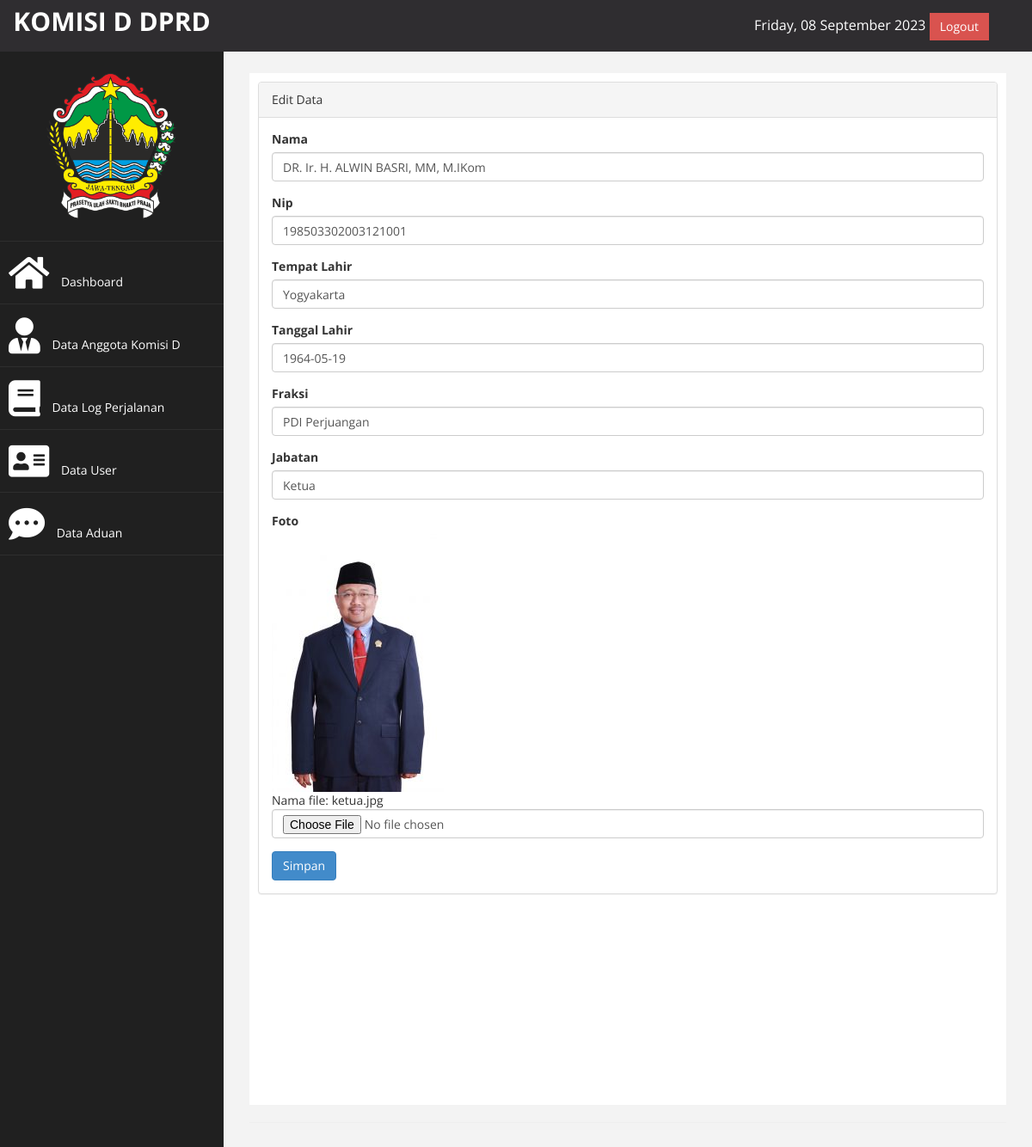
Page /index.php?page=anggota&aksi=edit&id=1 (signed in) on the committed database.
### tables this page shows
CREATE TABLE `tb_anggota` (
  `id` int(11) NOT NULL,
  `nama` varchar(100) NOT NULL,
  `nip` varchar(100) NOT NULL,
  `tempat_lahir` varchar(100) NOT NULL,
  `tanggal_lahir` date NOT NULL,
  `fraksi` varchar(100) NOT NULL,
  `jabatan` varchar(100) NOT NULL,
  `file_name` varchar(100) NOT NULL,
  `type` varchar(100) NOT NULL,
  `size` varchar(100) NOT NULL
);

### page/anggota/edit.php (the view, shortened to what this page needs)
<?php
$id = $_GET['id'];
$sql = $koneksi->query("select * from tb_anggota where id='$id'");
$tampil = $sql->fetch_assoc();
?>
<div class="panel panel-default">
    <div class="panel-heading">
        Edit Data
    </div>
    <div class="panel-body">
        <div class="row">
            <div class="col-md-12">
                <form method="POST" enctype="multipart/form-data">
                    <div class="form-group">
                        <label>Nama</label>
                        <input class="form-control" name="nama" value="<?php echo $tampil['nama']; ?>">
                    </div>
                    <div class="form-group">
                        <label>Nip</label>
                        <input class="form-control" name="nip" value="<?php echo $tampil['nip']; ?>" />
                    </div>
                    <div class="form-group">
                        <label>Tempat Lahir</label>
                        <input class="form-control" name="tempat_lahir" value="<?php echo $tampil['tempat_lahir']; ?>" />
                    </div>
                    <div class="form-group">
                        <label>Tanggal Lahir</label>
                        <input class="form-control" name="tanggal_lahir" value="<?php echo $tampil['tanggal_lahir']; ?>" />
                    </div>
                    <div class="form-group">
                        <label>Fraksi</label>
                        <input class="form-control" name="fraksi" value="<?php echo $tampil['fraksi']; ?>" />
                    </div>
                    <div class="form-group">
                        <label>Jabatan</label>
                        <input class="form-control" name="jabatan" value="<?php echo $tampil['jabatan']; ?>" />
                    </div>
                    <div class="form-group">
                        <label>Foto</label>
                        <div><img src="upload/<?php echo $tampil['file_name']; ?>" alt=""></div>
                        <div>Nama file: <?php echo $tampil['file_name']; ?></div>
                        <input class="form-control" type="file" name="file" />
                    </div>
                    <div>
                        <input type="submit" name="simpan" value="Simpan" class="btn btn-primary">
                    </div>
            </div>
        </div>
    </div>
</div>
</div>

### assets/css/custom.css (style rules this page uses)
body { font-family: 'Open Sans', sans-serif; }

### rows in the picture
tb_anggota: nama "DR. Ir. H. ALWIN BASRI, MM, M.IKom", nip "198503302003121001", tempat_lahir "Yogyakarta", tanggal_lahir "1964-05-19", fraksi "PDI Perjuangan", jabatan "Ketua", file_name (picture), file_name "ketua.jpg"
